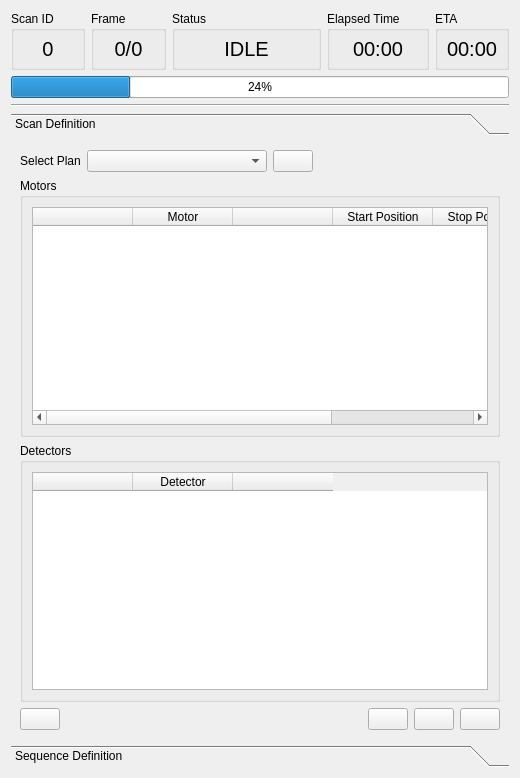
<?xml version="1.0" encoding="UTF-8"?>
<ui version="4.0">
 <class>ScanMechanicsWidget</class>
 <widget class="QWidget" name="ScanMechanicsWidget">
  <property name="geometry">
   <rect>
    <x>0</x>
    <y>0</y>
    <width>520</width>
    <height>778</height>
   </rect>
  </property>
  <property name="sizePolicy">
   <sizepolicy hsizetype="MinimumExpanding" vsizetype="MinimumExpanding">
    <horstretch>0</horstretch>
    <verstretch>0</verstretch>
   </sizepolicy>
  </property>
  <property name="minimumSize">
   <size>
    <width>490</width>
    <height>510</height>
   </size>
  </property>
  <property name="windowTitle">
   <string>Form</string>
  </property>
  <layout class="QVBoxLayout" name="verticalLayout">
   <item>
    <layout class="QVBoxLayout" name="verticalLayout_6">
     <item>
      <layout class="QGridLayout" name="gridLayout">
       <property name="sizeConstraint">
        <enum>QLayout::SetDefaultConstraint</enum>
       </property>
       <item row="0" column="4">
        <widget class="QGroupBox" name="elapsedGroupBox">
         <property name="sizePolicy">
          <sizepolicy hsizetype="Preferred" vsizetype="Fixed">
           <horstretch>0</horstretch>
           <verstretch>0</verstretch>
          </sizepolicy>
         </property>
         <property name="minimumSize">
          <size>
           <width>0</width>
           <height>55</height>
          </size>
         </property>
         <property name="title">
          <string>Elapsed Time</string>
         </property>
         <layout class="QVBoxLayout" name="verticalLayout_11">
          <property name="topMargin">
           <number>6</number>
          </property>
          <property name="bottomMargin">
           <number>6</number>
          </property>
          <item>
           <widget class="QLabel" name="elapsedLabel">
            <property name="sizePolicy">
             <sizepolicy hsizetype="Preferred" vsizetype="Fixed">
              <horstretch>0</horstretch>
              <verstretch>0</verstretch>
             </sizepolicy>
            </property>
            <property name="minimumSize">
             <size>
              <width>0</width>
              <height>16</height>
             </size>
            </property>
            <property name="font">
             <font>
              <pointsize>15</pointsize>
             </font>
            </property>
            <property name="text">
             <string>00:00</string>
            </property>
            <property name="alignment">
             <set>Qt::AlignCenter</set>
            </property>
           </widget>
          </item>
         </layout>
        </widget>
       </item>
       <item row="0" column="1">
        <widget class="QGroupBox" name="frameGroupBox">
         <property name="sizePolicy">
          <sizepolicy hsizetype="Preferred" vsizetype="Fixed">
           <horstretch>0</horstretch>
           <verstretch>0</verstretch>
          </sizepolicy>
         </property>
         <property name="minimumSize">
          <size>
           <width>0</width>
           <height>55</height>
          </size>
         </property>
         <property name="title">
          <string>Frame</string>
         </property>
         <layout class="QVBoxLayout" name="verticalLayout_10">
          <property name="topMargin">
           <number>6</number>
          </property>
          <property name="bottomMargin">
           <number>6</number>
          </property>
          <item>
           <widget class="QLabel" name="frameLabel">
            <property name="sizePolicy">
             <sizepolicy hsizetype="Preferred" vsizetype="Minimum">
              <horstretch>0</horstretch>
              <verstretch>0</verstretch>
             </sizepolicy>
            </property>
            <property name="minimumSize">
             <size>
              <width>0</width>
              <height>16</height>
             </size>
            </property>
            <property name="font">
             <font>
              <pointsize>15</pointsize>
             </font>
            </property>
            <property name="text">
             <string>0/0</string>
            </property>
            <property name="alignment">
             <set>Qt::AlignCenter</set>
            </property>
           </widget>
          </item>
         </layout>
        </widget>
       </item>
       <item row="0" column="5">
        <widget class="QGroupBox" name="etaGroupBox">
         <property name="sizePolicy">
          <sizepolicy hsizetype="Preferred" vsizetype="Fixed">
           <horstretch>0</horstretch>
           <verstretch>0</verstretch>
          </sizepolicy>
         </property>
         <property name="minimumSize">
          <size>
           <width>0</width>
           <height>55</height>
          </size>
         </property>
         <property name="title">
          <string>ETA</string>
         </property>
         <layout class="QVBoxLayout" name="verticalLayout_9">
          <property name="topMargin">
           <number>6</number>
          </property>
          <property name="bottomMargin">
           <number>6</number>
          </property>
          <item>
           <widget class="QLabel" name="etaLabel">
            <property name="sizePolicy">
             <sizepolicy hsizetype="Preferred" vsizetype="Minimum">
              <horstretch>0</horstretch>
              <verstretch>0</verstretch>
             </sizepolicy>
            </property>
            <property name="minimumSize">
             <size>
              <width>0</width>
              <height>16</height>
             </size>
            </property>
            <property name="font">
             <font>
              <pointsize>15</pointsize>
             </font>
            </property>
            <property name="text">
             <string>00:00</string>
            </property>
            <property name="alignment">
             <set>Qt::AlignCenter</set>
            </property>
           </widget>
          </item>
         </layout>
        </widget>
       </item>
       <item row="0" column="2" colspan="2">
        <widget class="QGroupBox" name="statusGroupBox">
         <property name="sizePolicy">
          <sizepolicy hsizetype="Preferred" vsizetype="Fixed">
           <horstretch>0</horstretch>
           <verstretch>0</verstretch>
          </sizepolicy>
         </property>
         <property name="minimumSize">
          <size>
           <width>0</width>
           <height>55</height>
          </size>
         </property>
         <property name="title">
          <string>Status</string>
         </property>
         <layout class="QVBoxLayout" name="verticalLayout_8">
          <property name="topMargin">
           <number>6</number>
          </property>
          <property name="bottomMargin">
           <number>6</number>
          </property>
          <item>
           <widget class="QLabel" name="statusLabel">
            <property name="sizePolicy">
             <sizepolicy hsizetype="Preferred" vsizetype="Fixed">
              <horstretch>0</horstretch>
              <verstretch>0</verstretch>
             </sizepolicy>
            </property>
            <property name="minimumSize">
             <size>
              <width>0</width>
              <height>16</height>
             </size>
            </property>
            <property name="font">
             <font>
              <pointsize>15</pointsize>
             </font>
            </property>
            <property name="text">
             <string>IDLE</string>
            </property>
            <property name="alignment">
             <set>Qt::AlignCenter</set>
            </property>
           </widget>
          </item>
         </layout>
        </widget>
       </item>
       <item row="0" column="0">
        <widget class="QGroupBox" name="scanIDGroupBox">
         <property name="sizePolicy">
          <sizepolicy hsizetype="Preferred" vsizetype="Fixed">
           <horstretch>0</horstretch>
           <verstretch>0</verstretch>
          </sizepolicy>
         </property>
         <property name="minimumSize">
          <size>
           <width>0</width>
           <height>55</height>
          </size>
         </property>
         <property name="title">
          <string>Scan ID</string>
         </property>
         <layout class="QVBoxLayout" name="verticalLayout_12">
          <property name="topMargin">
           <number>6</number>
          </property>
          <property name="bottomMargin">
           <number>6</number>
          </property>
          <item>
           <widget class="QLabel" name="scanIDLabel">
            <property name="sizePolicy">
             <sizepolicy hsizetype="Preferred" vsizetype="Fixed">
              <horstretch>0</horstretch>
              <verstretch>0</verstretch>
             </sizepolicy>
            </property>
            <property name="minimumSize">
             <size>
              <width>0</width>
              <height>16</height>
             </size>
            </property>
            <property name="font">
             <font>
              <pointsize>15</pointsize>
             </font>
            </property>
            <property name="text">
             <string>0</string>
            </property>
            <property name="alignment">
             <set>Qt::AlignCenter</set>
            </property>
           </widget>
          </item>
         </layout>
        </widget>
       </item>
      </layout>
     </item>
     <item>
      <widget class="QProgressBar" name="progressBar">
       <property name="value">
        <number>24</number>
       </property>
      </widget>
     </item>
     <item>
      <widget class="Line" name="line">
       <property name="orientation">
        <enum>Qt::Horizontal</enum>
       </property>
      </widget>
     </item>
     <item>
      <widget class="QToolBox" name="ScanToolBox">
       <property name="sizePolicy">
        <sizepolicy hsizetype="MinimumExpanding" vsizetype="MinimumExpanding">
         <horstretch>0</horstretch>
         <verstretch>0</verstretch>
        </sizepolicy>
       </property>
       <property name="currentIndex">
        <number>0</number>
       </property>
       <widget class="QWidget" name="scanDefinitionPage">
        <property name="geometry">
         <rect>
          <x>0</x>
          <y>0</y>
          <width>494</width>
          <height>578</height>
         </rect>
        </property>
        <property name="sizePolicy">
         <sizepolicy hsizetype="Preferred" vsizetype="MinimumExpanding">
          <horstretch>0</horstretch>
          <verstretch>0</verstretch>
         </sizepolicy>
        </property>
        <attribute name="label">
         <string>Scan Definition</string>
        </attribute>
        <layout class="QVBoxLayout" name="verticalLayout_7">
         <item>
          <layout class="QVBoxLayout" name="verticalLayout_2">
           <property name="topMargin">
            <number>0</number>
           </property>
           <item>
            <layout class="QHBoxLayout" name="scanNameLayout">
             <item>
              <widget class="QLabel" name="planNameLabel">
               <property name="sizePolicy">
                <sizepolicy hsizetype="Fixed" vsizetype="Minimum">
                 <horstretch>0</horstretch>
                 <verstretch>0</verstretch>
                </sizepolicy>
               </property>
               <property name="minimumSize">
                <size>
                 <width>0</width>
                 <height>0</height>
                </size>
               </property>
               <property name="text">
                <string>Select Plan</string>
               </property>
               <property name="alignment">
                <set>Qt::AlignCenter</set>
               </property>
              </widget>
             </item>
             <item>
              <widget class="QComboBox" name="planComboBox">
               <property name="sizePolicy">
                <sizepolicy hsizetype="Minimum" vsizetype="Fixed">
                 <horstretch>0</horstretch>
                 <verstretch>0</verstretch>
                </sizepolicy>
               </property>
               <property name="minimumSize">
                <size>
                 <width>180</width>
                 <height>0</height>
                </size>
               </property>
               <property name="baseSize">
                <size>
                 <width>0</width>
                 <height>0</height>
                </size>
               </property>
              </widget>
             </item>
             <item>
              <widget class="QPushButton" name="addPlanButton">
               <property name="sizePolicy">
                <sizepolicy hsizetype="Minimum" vsizetype="Fixed">
                 <horstretch>0</horstretch>
                 <verstretch>0</verstretch>
                </sizepolicy>
               </property>
               <property name="minimumSize">
                <size>
                 <width>0</width>
                 <height>0</height>
                </size>
               </property>
               <property name="text">
                <string/>
               </property>
              </widget>
             </item>
             <item>
              <spacer name="horizontalSpacer_2">
               <property name="orientation">
                <enum>Qt::Horizontal</enum>
               </property>
               <property name="sizeType">
                <enum>QSizePolicy::MinimumExpanding</enum>
               </property>
               <property name="sizeHint" stdset="0">
                <size>
                 <width>40</width>
                 <height>20</height>
                </size>
               </property>
              </spacer>
             </item>
            </layout>
           </item>
           <item>
            <widget class="QGroupBox" name="motorGroupBox">
             <property name="sizePolicy">
              <sizepolicy hsizetype="MinimumExpanding" vsizetype="MinimumExpanding">
               <horstretch>0</horstretch>
               <verstretch>0</verstretch>
              </sizepolicy>
             </property>
             <property name="minimumSize">
              <size>
               <width>0</width>
               <height>160</height>
              </size>
             </property>
             <property name="title">
              <string>Motors</string>
             </property>
             <layout class="QHBoxLayout" name="horizontalLayout_2">
              <item>
               <widget class="QTableWidget" name="motorTableWidget">
                <property name="sizePolicy">
                 <sizepolicy hsizetype="MinimumExpanding" vsizetype="MinimumExpanding">
                  <horstretch>0</horstretch>
                  <verstretch>0</verstretch>
                 </sizepolicy>
                </property>
                <property name="minimumSize">
                 <size>
                  <width>0</width>
                  <height>0</height>
                 </size>
                </property>
                <property name="baseSize">
                 <size>
                  <width>0</width>
                  <height>0</height>
                 </size>
                </property>
                <property name="showGrid">
                 <bool>true</bool>
                </property>
                <column>
                 <property name="text">
                  <string/>
                 </property>
                </column>
                <column>
                 <property name="text">
                  <string>Motor</string>
                 </property>
                </column>
                <column>
                 <property name="text">
                  <string/>
                 </property>
                </column>
                <column>
                 <property name="text">
                  <string>Start Position</string>
                 </property>
                </column>
                <column>
                 <property name="text">
                  <string>Stop Position</string>
                 </property>
                </column>
                <column>
                 <property name="text">
                  <string>Num of Points</string>
                 </property>
                </column>
               </widget>
              </item>
             </layout>
            </widget>
           </item>
           <item>
            <widget class="QGroupBox" name="detectorGroupBox">
             <property name="sizePolicy">
              <sizepolicy hsizetype="MinimumExpanding" vsizetype="MinimumExpanding">
               <horstretch>0</horstretch>
               <verstretch>0</verstretch>
              </sizepolicy>
             </property>
             <property name="minimumSize">
              <size>
               <width>0</width>
               <height>100</height>
              </size>
             </property>
             <property name="title">
              <string>Detectors</string>
             </property>
             <layout class="QVBoxLayout" name="verticalLayout_5">
              <item>
               <widget class="QTableWidget" name="detectorTableWidget">
                <property name="sizePolicy">
                 <sizepolicy hsizetype="MinimumExpanding" vsizetype="MinimumExpanding">
                  <horstretch>0</horstretch>
                  <verstretch>0</verstretch>
                 </sizepolicy>
                </property>
                <property name="minimumSize">
                 <size>
                  <width>0</width>
                  <height>100</height>
                 </size>
                </property>
                <column>
                 <property name="text">
                  <string/>
                 </property>
                </column>
                <column>
                 <property name="text">
                  <string>Detector</string>
                 </property>
                </column>
                <column>
                 <property name="text">
                  <string/>
                 </property>
                </column>
               </widget>
              </item>
             </layout>
            </widget>
           </item>
           <item>
            <layout class="QHBoxLayout" name="horizontalLayout">
             <item>
              <widget class="QPushButton" name="savePlanButton">
               <property name="text">
                <string/>
               </property>
              </widget>
             </item>
             <item>
              <spacer name="horizontalSpacer">
               <property name="orientation">
                <enum>Qt::Horizontal</enum>
               </property>
               <property name="sizeHint" stdset="0">
                <size>
                 <width>40</width>
                 <height>20</height>
                </size>
               </property>
              </spacer>
             </item>
             <item>
              <widget class="QPushButton" name="stopButton">
               <property name="sizePolicy">
                <sizepolicy hsizetype="Fixed" vsizetype="Fixed">
                 <horstretch>0</horstretch>
                 <verstretch>0</verstretch>
                </sizepolicy>
               </property>
               <property name="text">
                <string/>
               </property>
              </widget>
             </item>
             <item>
              <widget class="QPushButton" name="pauseButton">
               <property name="sizePolicy">
                <sizepolicy hsizetype="Fixed" vsizetype="Fixed">
                 <horstretch>0</horstretch>
                 <verstretch>0</verstretch>
                </sizepolicy>
               </property>
               <property name="text">
                <string/>
               </property>
              </widget>
             </item>
             <item>
              <widget class="QPushButton" name="runButton">
               <property name="sizePolicy">
                <sizepolicy hsizetype="Fixed" vsizetype="Fixed">
                 <horstretch>0</horstretch>
                 <verstretch>0</verstretch>
                </sizepolicy>
               </property>
               <property name="text">
                <string/>
               </property>
              </widget>
             </item>
            </layout>
           </item>
          </layout>
         </item>
        </layout>
       </widget>
       <widget class="QWidget" name="sequenceDefinitionPage">
        <property name="geometry">
         <rect>
          <x>0</x>
          <y>0</y>
          <width>494</width>
          <height>578</height>
         </rect>
        </property>
        <attribute name="label">
         <string>Sequence Definition</string>
        </attribute>
        <widget class="QGroupBox" name="sequenceGroupBox">
         <property name="geometry">
          <rect>
           <x>10</x>
           <y>0</y>
           <width>431</width>
           <height>261</height>
          </rect>
         </property>
         <property name="title">
          <string>Sequence</string>
         </property>
         <widget class="QTableView" name="tableView">
          <property name="geometry">
           <rect>
            <x>10</x>
            <y>30</y>
            <width>411</width>
            <height>192</height>
           </rect>
          </property>
         </widget>
        </widget>
       </widget>
      </widget>
     </item>
    </layout>
   </item>
  </layout>
 </widget>
 <resources/>
 <connections/>
</ui>
